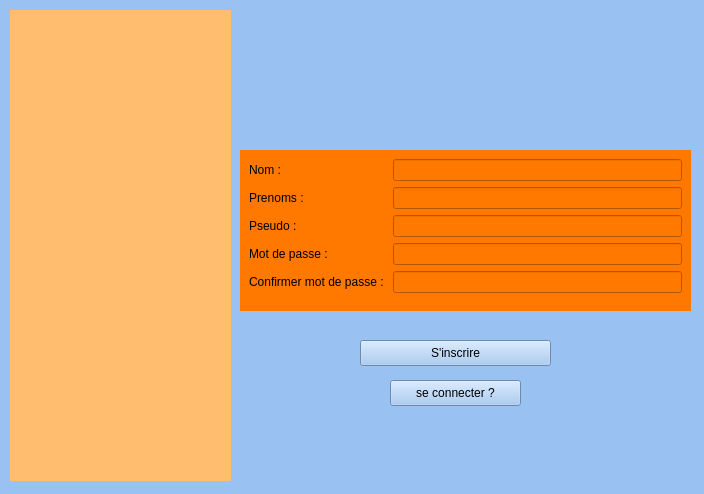
<?xml version="1.0" encoding="UTF-8"?>
<ui version="4.0">
 <class>w_SignUpForm</class>
 <widget class="QWidget" name="w_SignUpForm">
  <property name="enabled">
   <bool>true</bool>
  </property>
  <property name="geometry">
   <rect>
    <x>0</x>
    <y>0</y>
    <width>704</width>
    <height>494</height>
   </rect>
  </property>
  <property name="windowTitle">
   <string>Inscription</string>
  </property>
  <property name="autoFillBackground">
   <bool>false</bool>
  </property>
  <property name="styleSheet">
   <string notr="true">background-color: rgb(153, 193, 241);</string>
  </property>
  <widget class="QFrame" name="formFrame">
   <property name="geometry">
    <rect>
     <x>240</x>
     <y>150</y>
     <width>451</width>
     <height>161</height>
    </rect>
   </property>
   <property name="styleSheet">
    <string notr="true">background-color: rgb(255, 120, 0);</string>
   </property>
   <layout class="QFormLayout">
    <item row="0" column="0">
     <widget class="QLabel" name="nomLabel">
      <property name="text">
       <string>Nom :</string>
      </property>
     </widget>
    </item>
    <item row="1" column="0">
     <widget class="QLabel" name="prenomsLabel">
      <property name="text">
       <string>Prenoms :</string>
      </property>
     </widget>
    </item>
    <item row="1" column="1">
     <widget class="QLineEdit" name="prenomsLineEdit"/>
    </item>
    <item row="2" column="0">
     <widget class="QLabel" name="emailLabel">
      <property name="text">
       <string>Pseudo :</string>
      </property>
     </widget>
    </item>
    <item row="2" column="1">
     <widget class="QLineEdit" name="pseudoLineEdit"/>
    </item>
    <item row="3" column="0">
     <widget class="QLabel" name="passwordLabel">
      <property name="text">
       <string>Mot de passe :</string>
      </property>
     </widget>
    </item>
    <item row="3" column="1">
     <widget class="QLineEdit" name="passwordLineEdit">
      <property name="echoMode">
       <enum>QLineEdit::EchoMode::Password</enum>
      </property>
     </widget>
    </item>
    <item row="4" column="0">
     <widget class="QLabel" name="password1Label">
      <property name="text">
       <string>Confirmer mot de passe : </string>
      </property>
     </widget>
    </item>
    <item row="4" column="1">
     <widget class="QLineEdit" name="passwordLineEdit_2">
      <property name="echoMode">
       <enum>QLineEdit::EchoMode::Password</enum>
      </property>
     </widget>
    </item>
    <item row="0" column="1">
     <widget class="QLineEdit" name="nomLineEdit"/>
    </item>
   </layout>
  </widget>
  <widget class="QFrame" name="verticalFrame">
   <property name="geometry">
    <rect>
     <x>10</x>
     <y>10</y>
     <width>221</width>
     <height>471</height>
    </rect>
   </property>
   <property name="styleSheet">
    <string notr="true">background-color: rgb(255, 190, 111);</string>
   </property>
   <layout class="QVBoxLayout" name="verticalLayout"/>
  </widget>
  <widget class="QPushButton" name="btnInscription">
   <property name="geometry">
    <rect>
     <x>360</x>
     <y>340</y>
     <width>191</width>
     <height>26</height>
    </rect>
   </property>
   <property name="text">
    <string>S'inscrire</string>
   </property>
  </widget>
  <widget class="QPushButton" name="btnConnecter">
   <property name="geometry">
    <rect>
     <x>390</x>
     <y>380</y>
     <width>131</width>
     <height>26</height>
    </rect>
   </property>
   <property name="text">
    <string>se connecter ?</string>
   </property>
  </widget>
 </widget>
 <resources/>
 <connections/>
</ui>
